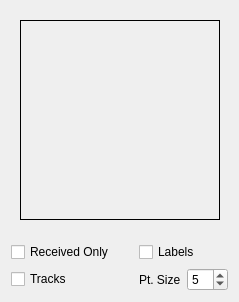
<?xml version="1.0" encoding="UTF-8"?>
<ui version="4.0">
 <class>GnssPosWidget</class>
 <widget class="QWidget" name="GnssPosWidget">
  <property name="geometry">
   <rect>
    <x>0</x>
    <y>0</y>
    <width>239</width>
    <height>302</height>
   </rect>
  </property>
  <property name="windowTitle">
   <string>Form</string>
  </property>
  <layout class="QGridLayout" name="gridLayout">
   <item row="0" column="0" colspan="3">
    <widget class="QWidget" name="hostWidget" native="true">
     <property name="sizePolicy">
      <sizepolicy hsizetype="Expanding" vsizetype="Expanding">
       <horstretch>0</horstretch>
       <verstretch>0</verstretch>
      </sizepolicy>
     </property>
     <widget class="QLabel" name="satLabel">
      <property name="geometry">
       <rect>
        <x>9</x>
        <y>9</y>
        <width>200</width>
        <height>200</height>
       </rect>
      </property>
      <property name="sizePolicy">
       <sizepolicy hsizetype="Expanding" vsizetype="Expanding">
        <horstretch>0</horstretch>
        <verstretch>0</verstretch>
       </sizepolicy>
      </property>
      <property name="minimumSize">
       <size>
        <width>50</width>
        <height>50</height>
       </size>
      </property>
      <property name="frameShape">
       <enum>QFrame::Box</enum>
      </property>
      <property name="text">
       <string/>
      </property>
     </widget>
    </widget>
   </item>
   <item row="1" column="0" colspan="2">
    <widget class="QCheckBox" name="receivedSatsCheckBox">
     <property name="text">
      <string>Received Only</string>
     </property>
    </widget>
   </item>
   <item row="1" column="2">
    <widget class="QCheckBox" name="satLabelsCheckBox">
     <property name="text">
      <string>Labels</string>
     </property>
    </widget>
   </item>
   <item row="2" column="0">
    <widget class="QCheckBox" name="tracksCheckBox">
     <property name="text">
      <string>Tracks</string>
     </property>
    </widget>
   </item>
   <item row="2" column="1">
    <spacer name="horizontalSpacer">
     <property name="orientation">
      <enum>Qt::Horizontal</enum>
     </property>
     <property name="sizeHint" stdset="0">
      <size>
       <width>39</width>
       <height>20</height>
      </size>
     </property>
    </spacer>
   </item>
   <item row="2" column="2">
    <layout class="QHBoxLayout" name="horizontalLayout">
     <item>
      <widget class="QLabel" name="label">
       <property name="text">
        <string>Pt. Size</string>
       </property>
      </widget>
     </item>
     <item>
      <widget class="QSpinBox" name="satSizeSpinBox">
       <property name="minimum">
        <number>1</number>
       </property>
       <property name="maximum">
        <number>20</number>
       </property>
       <property name="value">
        <number>5</number>
       </property>
      </widget>
     </item>
    </layout>
   </item>
  </layout>
 </widget>
 <resources/>
 <connections/>
</ui>
